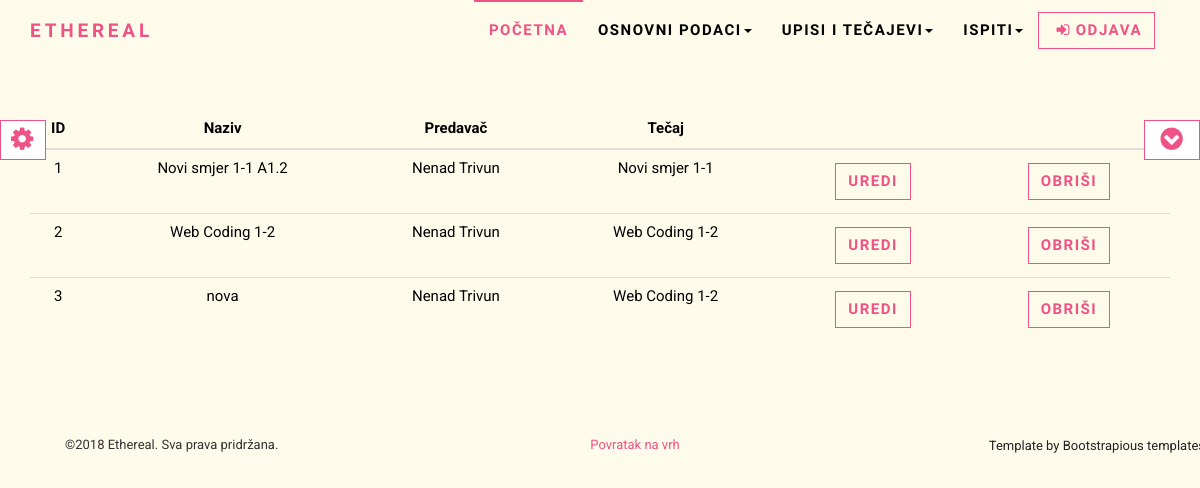
The page /php/groups.php (signed in) on the database as committed earlier.
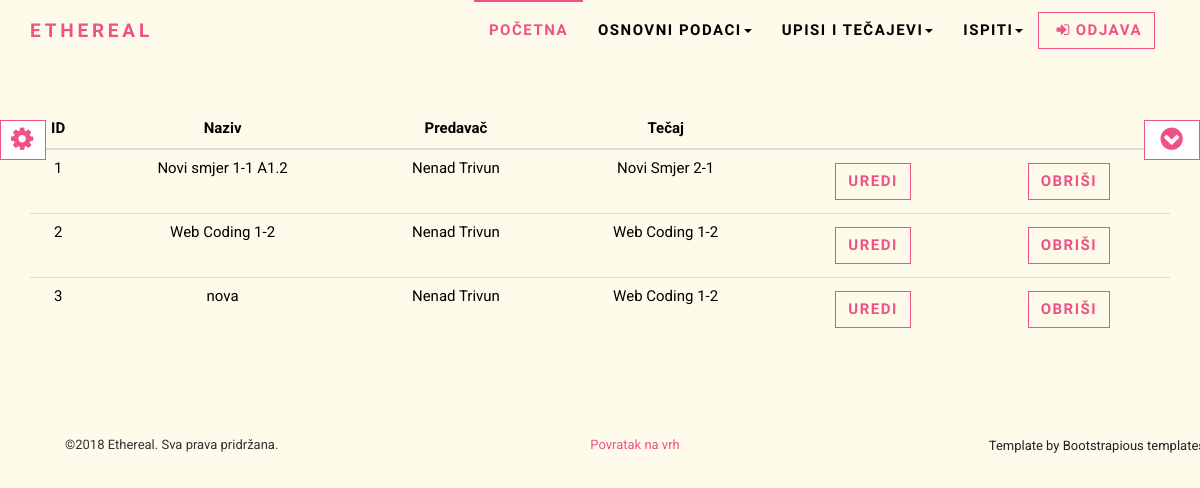
The same page on the database as committed later.
### tables this page shows
CREATE TABLE `grupa` (
  `id` int(11) NOT NULL,
  `naziv` varchar(100) NOT NULL,
  `id_predavac_fk` int(11) NOT NULL,
  `id_tecaj_fk` int(11) NOT NULL
);

CREATE TABLE `tecaj` (
  `id` int(11) NOT NULL,
  `smjer` varchar(100) NOT NULL
);

CREATE TABLE `users` (
  `id` int(11) NOT NULL,
  `ime` varchar(30) NOT NULL,
  `prezime` varchar(30) NOT NULL,
  `username` varchar(255) NOT NULL,
  `password` varchar(255) NOT NULL,
  `oib` varchar(11) NOT NULL,
  `email` varchar(255) NOT NULL,
  `telefon` varchar(50) NOT NULL,
  `adresa` varchar(50) NOT NULL,
  `datum_rodjenja` date NOT NULL,
  `id_status_fk` int(11) NOT NULL
);

### php/includes/functions.php (called while the page is built, shortened)
<?php
function checkStatus(){
	$role = $_SESSION['role'];
	switch($role){
		case("1"):
			return 1;
			break;
	}
}
?>

### php/groups.php (the view, shortened to what this page needs)
<?php
require_once "includes/functions.php";
$con = spajanje();
$status = checkStatus();
if($status !== 1 && $status !== 2){
	header("refresh:2;url=index.php");
	die("Nemate ovlasti za pristup ovoj stranici! Prebacujem na index.php...");
}
else{
$sql = "SELECT grupa.id, grupa.naziv, users.ime, users.prezime, tecaj.smjer
FROM grupa
INNER JOIN users ON users.id = grupa.id_predavac_fk
INNER JOIN tecaj ON tecaj.id = grupa.id_tecaj_fk
WHERE users.id_status_fk = 2;";
$result = mysqli_query($con, $sql);
require_once "includes/header.php";
if (mysqli_num_rows($result)>0){
	echo '
	<table id = "table" class="table table-hover">
		<thead>
			<tr>
				<th>ID</th>
				<th>Naziv</th>
                <th>Predavač</th>
                <th>Tečaj</th>
				<th></th>
				<th></th>
			</tr>
		</thead>
		<tbody>';
	while($group = mysqli_fetch_assoc($result)){
		echo "
			<tr>
				<td>".$group['id']."</td>
				<td>".$group['naziv']."</td>
				<td>".$group['ime']." ".$group['prezime']."</td>
				<td>".$group['smjer']."</td>
				<td>
					<a class = 'NOUNDERLINE' href='group.php?id=".$group["id"]."'><button class = 'btn btn-ghost submit' value = 'uredi' name='uredi' id='uredi''>Uredi</button></a>
				</td>
				<td>
					<a class = 'NOUNDERLINE' href='groups.php?obrisi=true&id=".$group['id']."' onclick='return confirm(\"Jeste li sigurni da zelite obrisati grupu?\")'>
                        <button class = 'btn btn-ghost submit' value = 'obrisi' name='obrisi' id='obrisi'>Obriši</button>
                    </a>
				</td>
			</tr>";
	}
	echo "</tbody></table>";
}
else {
	echo "<p>U bazi nema rezultata za ovaj upit: $sql </p>";
}
}
require "includes/footer.php";
?>

Rows that differ between the two databases and show on the page:
changed through a linked row, grupa "Novi smjer 1-1 A1.2": id_tecaj_fk.smjer "Novi smjer 1-1" → "Novi Smjer 2-1"
